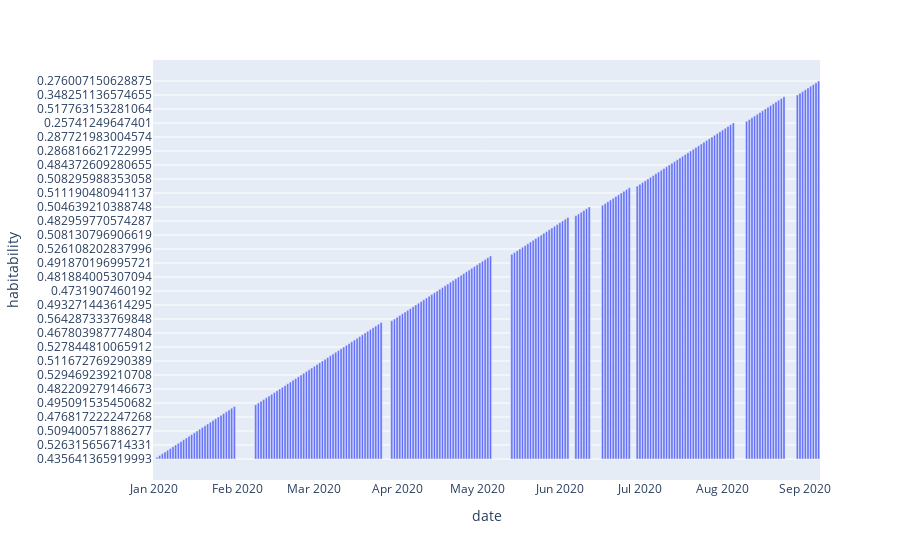

The code cell stored with this chart in its notebook:
### Markdown cell above
## 宜居程度信息

### Code cell
habitat_info_query = """
SELECT
  DATE_ADDED,
  AVG(HABITABILITY) AS AVG_HABITABILITY
FROM
  HABITABLES
GROUP BY
  DATE_ADDED;"""
habitat_info_query = '.\SqlVS.exe EXOPLANETS.db "' + habitat_info_query + '"'
habitat_info_query = habitat_info_query.replace('\n',' ')
result = os.popen(habitat_info_query).readlines()
x = []
y = []
for subresult in result:
    split_result = subresult.split('|')
    x.append(split_result[0])
    y.append(split_result[1].replace('\n',''))
df = pd.DataFrame({
    "date":x,
    "habitability":y
})
fig = px.bar(df,x="date",y="habitability")
fig.show()
# plt.bar(x,y)
# plt.show()

### Figure 1 — Plotly figure (JSON) as saved in the notebook; plotly's stock layout.template omitted (floating-point values rounded to 4 significant figures; data arrays with more than 128 entries replaced by an {"elided": "..."} marker saying what was removed)
{"data": [{"alignmentgroup": "True", "hovertemplate": "date=%{x}<br>habitability=%{y}<extra></extra>", "legendgroup": "", "marker": {"color": "#636efa", "pattern": {"shape": ""}}, "name": "", "offsetgroup": "", "orientation": "v", "showlegend": false, "textposition": "auto", "type": "bar", "x": {"elided": "217 str values"}, "xaxis": "x", "y": {"elided": "217 str values"}, "yaxis": "y"}], "layout": {"barmode": "relative", "legend": {"tracegroupgap": 0}, "margin": {"t": 60}, "xaxis": {"anchor": "y", "domain": [0, 1], "title": {"text": "date"}}, "yaxis": {"anchor": "x", "domain": [0, 1], "title": {"text": "habitability"}}}}
